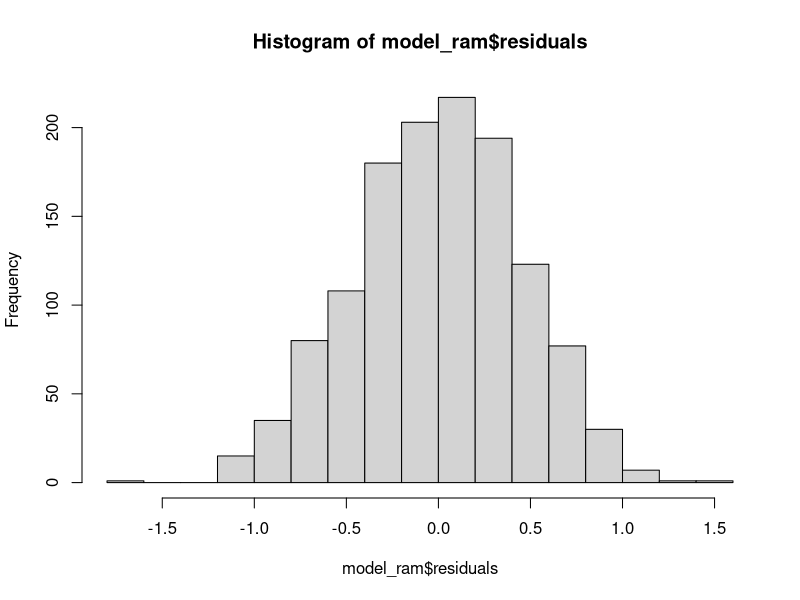
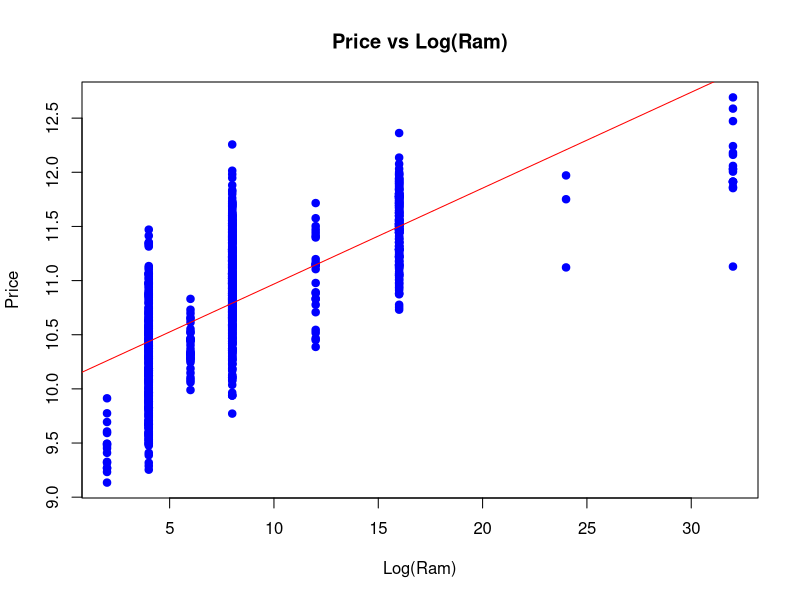
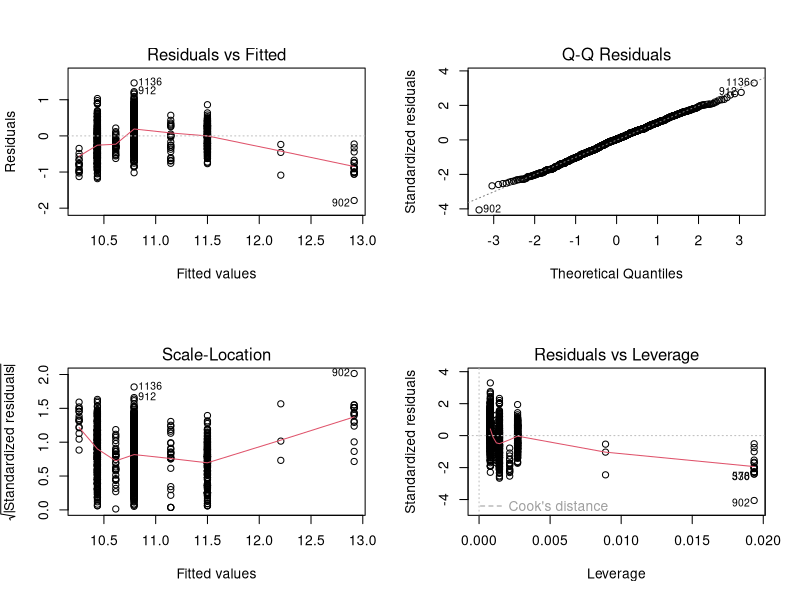
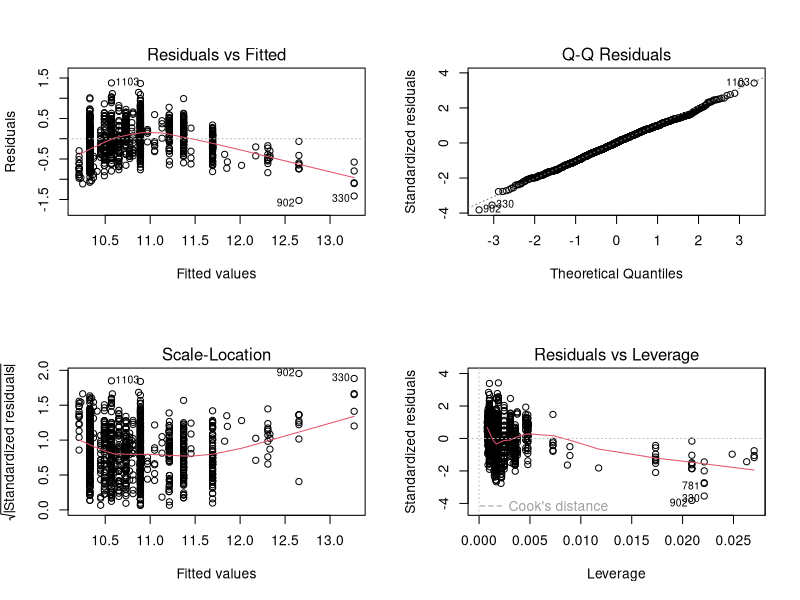
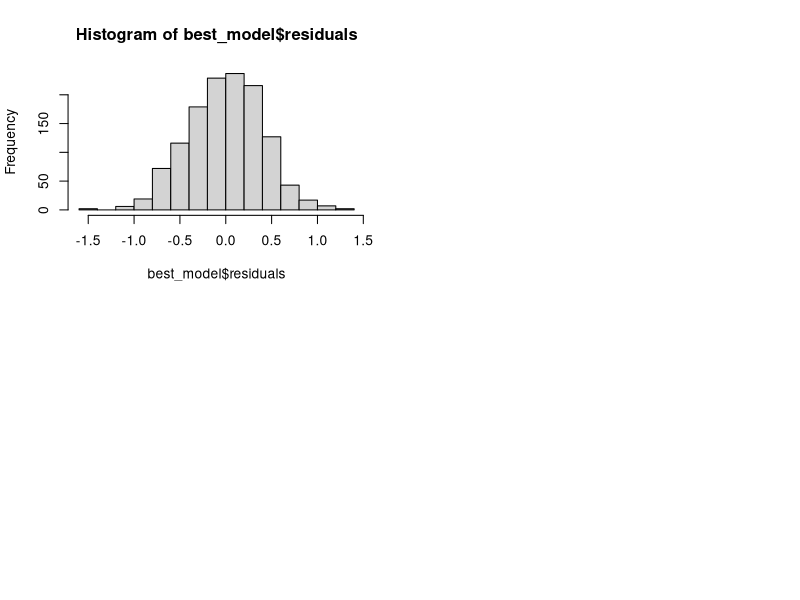

These figures' R source, in order:
#set working directory to current file location
#install lmtest package
install.packages("lmtest", force = TRUE) 
library(lmtest) 
setwd(dirname(rstudioapi::getActiveDocumentContext()$path))
library(tidyverse) 
library(car) # For assumption testing
laptop_data <- read.csv("laptop_data_cleaned.csv", header = TRUE, sep = ",")

# You had already assigned the type of the variables. Now fit a linear regression model to predict price of laptops.  
# a)Consider  the  numerical  variables  in  the  data  set  and find  the  best  simple  linear  regression model to predict 
# the prices (Test  the assumptions and use  transformations if it is required.)
corMat <- laptop_data %>% 
  select(Price, where(is.numeric)) %>% 
  cor(use = "pairwise.complete.obs")
# Get the correlation of the Price variable with the other numerical variables
print(corMat["Price", ]) # Theres is a cprrelation between Price and Ram,
# Using Ram as it has the highest correlation with Price, had to remove outlier of 64GB
model_ram <- lm(Price ~ Ram, data = laptop_data)
(summary(model_ram))
bptest(model_ram) # test for Homoscedasticity
print(shapiro.test(model_ram$residuals) )# Shapiro-Wilk Test, test for normality of residuALS
hist(model_ram$residuals)
# test for linearity of the relationship between the dependent and independent variables using a scatter plot
plot(laptop_data$Ram, laptop_data$Price, main = "Price vs Log(Ram)", xlab = "Log(Ram)", ylab = "Price", pch = 19, col = "blue")
# add regression line to the scatter plot
abline(model_ram, col = "red")
#scatter plot tells us that the relationship between price and ram is linear
# residual vs fitted plot tells us that the residuals are homoscedastic
# histogram tells us that the residuals are normally distributed
# qq plot tells us that the residuals are normally distributed
# Assumptions:
par(mfrow = c(2, 2))  # Arrange plots in a 2x2 grid
plot(model_ram) 


# b) Fit a multivariate linear regression model with two (numerical) independent variables. Choose the most significant regression 
# model with two predictors. (Transform the variables if it is needed and test all the assumptions.)
# Then compare this model to the simple linear regression model that you fit in (a). Which one is a better model? Why? (25p)
# Assuming 'laptop_data' has your data and 'Price' is the dependent variable
# A list of potential predictors 
potential_predictors <- c("Ram", "SSD", "Ppi") 

# Remove the dependent variable ('Price') from the list
potential_predictors <- potential_predictors[!potential_predictors == "Price"]

# Function to build a model, check assumptions, and store results (modify as needed)
build_and_assess_model <- function(formula, data) {
  model <- lm(formula, data = data)
  # Add assumption checks here using 'plot(model)'... 
  results <- summary(model)$adj.r.squared
  return(results)  
}

# Empty container to store model results
model_results <- matrix(nrow = choose(length(potential_predictors), 2), 
                        ncol = 4,
                        dimnames = list(NULL, c("Combination", "Adj. R-squared", "AIC", "BIC")))

# Loop through combinations of two predictors
counter <- 1
for (i in 1:(length(potential_predictors) - 1)) {
  for (j in (i + 1):length(potential_predictors)) {
    formula <- as.formula(paste("Price ~", potential_predictors[i], "+", potential_predictors[j]))
    model_results[counter,] <- c(paste(potential_predictors[i], "+", potential_predictors[j]), build_and_assess_model(formula, data = laptop_data))
    counter <- counter + 1
  }
}

# Print the results
print(model_results)


# Select the two most significant predictors
best_model <- lm(Price ~ Ram + SSD, data = laptop_data)
plot(best_model)
summary(best_model)
bptest(best_model)
print(shapiro.test(best_model$residuals) )# Shapiro-Wilk Tes
hist(best_model$residuals)
dwtest(best_model)#use dw test to check for autocorrelation




# Check the assumptions of the multivariate linear regression model

# Compare the models using metrics like R-squared, adjusted R-squared, and AIC/BIC values

# c) Now add a factor to the regression model you have chosen in section (b). (You can write a loop to add factors one by one to 
# the previous model and decide based on the results.) Interpret the coefficients and overall summary of the model.
# Test the model in section (b) with the model that has an additional factor. Which one would you choose? Why? (35p)

# Add a factor variable to the model

# Interpret the coefficients and overall summary of the model

# Compare the models using metrics like R-squared, adjusted R-squared, and AIC/BIC values

# d) Test the validity of the final model. (15p)

# Perform hypothesis tests on the coefficients to assess their significance

# Check the overall significance of the model using an F-test

# Evaluate the goodness of fit of the model using metrics like R-squared, adjusted R-squared, and AIC/BIC values

# Perform diagnostic checks on the model assumptions
